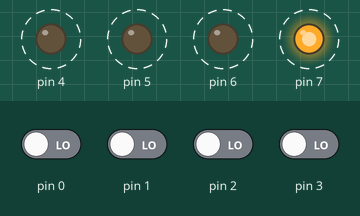
This sketch was run on a simulated Arduino Uno, built with avr-gcc and run on an emulated ATmega328P. On the bench: output pins drawn as LEDs (lit = HIGH). Dashed ring = blinking. The test bench sets the inputs (shaded band); at power-on: pin 0–3 LOW.

Above: at 0.9 s.
1.7 s: pin 1 driven HIGH
At 3.8 s:
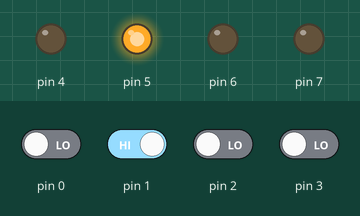
4.4 s: pin 0 driven HIGH
At 4.9 s:
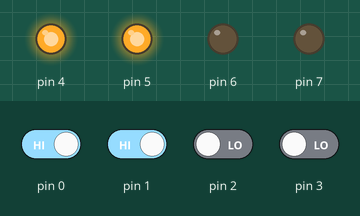
5.9 s: pin 2 driven HIGH
At 8.4 s:
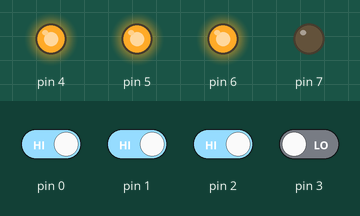
8.9 s: pin 3 driven HIGH
At 10.3 s:
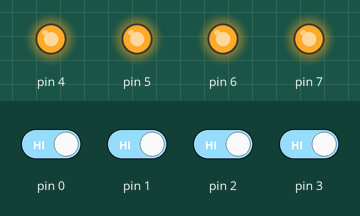
12.4 s: pin 0 driven LOW
At 14.9 s:
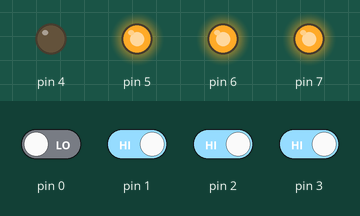
15.9 s: pin 2 driven LOW
At 18.7 s:
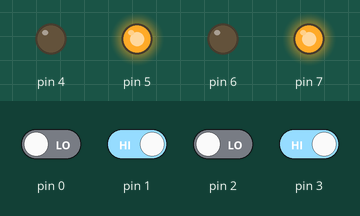
Timing chart, 0 to 20.2 s (numbered marks = the images above; inputs shaded):
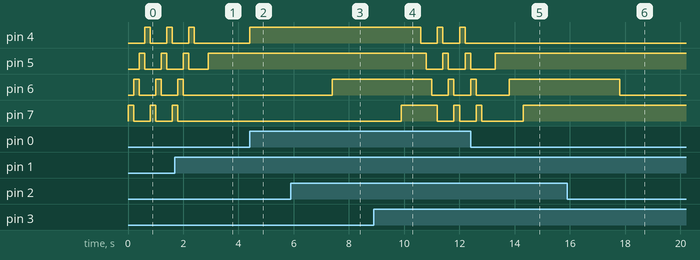

Measured:
- after the input at 1.7 s, pin 4: goes on until 2.4 s, then stays LOW; pin 6: goes on until 2.0 s, then stays LOW; pin 7: goes on until 1.8 s, then stays LOW
- after the input at 4.4 s, pin 4: LOW → HIGH at once
- after the input at 5.9 s, pin 6: LOW → HIGH after 1.5 s
- after the input at 8.9 s, pin 4: alternates HIGH for 0.20 s and LOW for 0.60 s, starting after 1.7 s; pin 5: alternates HIGH for 0.20 s and LOW for 0.60 s, starting after 1.9 s; pin 6: HIGH → LOW after 2.1 s, → HIGH 0.60 s later, → LOW 0.20 s later; pin 7: LOW → HIGH after 1.0 s, → LOW 1.3 s later, → HIGH 0.60 s later, → LOW 0.20 s later
- after the input at 12.4 s, pin 4: stops changing and stays LOW
- after the input at 15.9 s, pin 6: HIGH → LOW after 1.9 s
- by itself, pin 4, pin 6, pin 7: alternates HIGH for 0.20 s and LOW for 0.60 s

The sketch:

Desarrollo1.ino
```cpp
void setup() {
  // Declarando entradas
  int ui = 0;
  for (ui = 0; ui <= 3; ui++) {
    pinMode(ui, INPUT);
  }
  for (ui = 4; ui <= 7; ui++) {
    pinMode(ui, OUTPUT);
  }
}

void loop() {
  int i = 0;
  if ((digitalRead(0) == HIGH && digitalRead(1) == HIGH) && (digitalRead(2) == HIGH && digitalRead(3) == HIGH)) {
    for (int i = 4; i <= 7; i++) {
      if (i <= 7 && i >= 3) {
        digitalWrite(i - 1, LOW);
        digitalWrite(i, HIGH);
        delay(200);
        if (i == 7) {
          digitalWrite(7, LOW);
        }
      }

    }
  } else if ((digitalRead(0) == LOW && digitalRead(1) == LOW) && (digitalRead(2) == LOW && digitalRead(3) == LOW)) {
    for (int i = 7; i >= 4; i--) {
      if (i <= 7 && i >= 3) {
        digitalWrite(i + 1, LOW);
        digitalWrite(i, HIGH);
        delay(200);
        if (i == 4) {
          digitalWrite(4, LOW);
        }
      }

    }
  } else {
    i = 0;
    while (i <= 3) {
      if (digitalRead(0 + i) == HIGH) {
        digitalWrite(4 + i, HIGH);
        delay(500);
      } else {
        digitalWrite(4 + i, LOW);
        delay(500);
      }
      i++;
    }
  }
}
```
